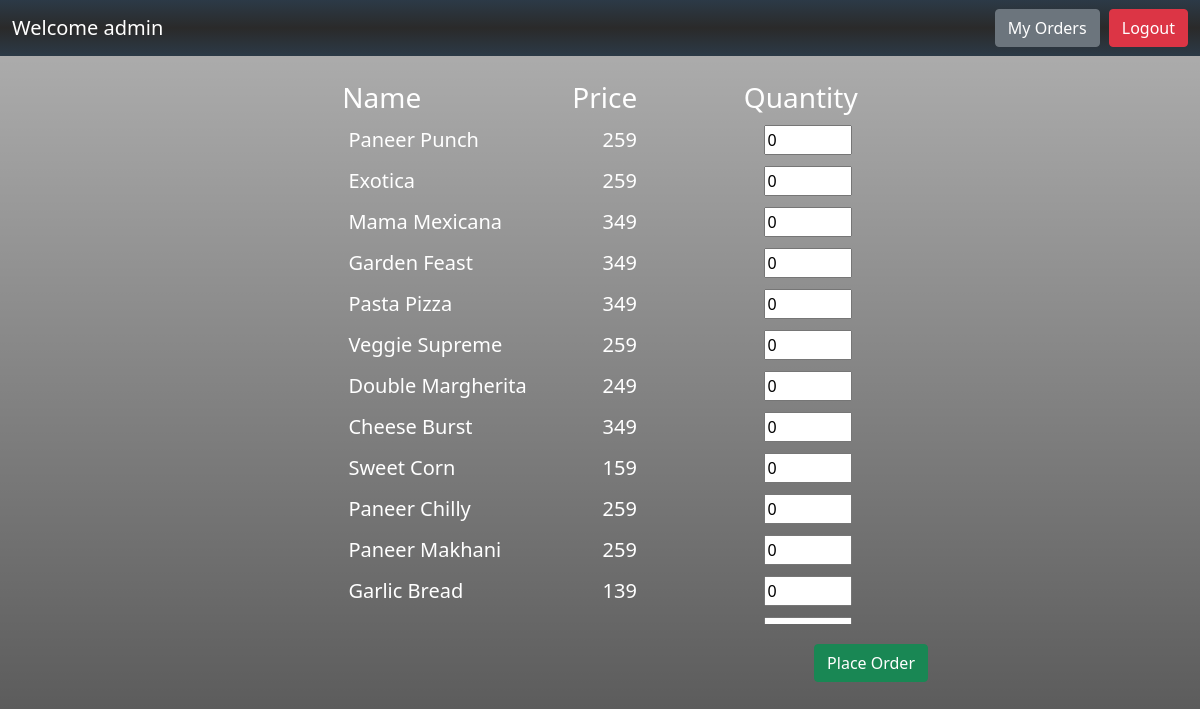
Page /customer/welcome/ (signed in) on the committed database.
### pizzaapp/models.py (models this page shows)
class PizzaModel(models.Model):
    name = models.CharField(max_length = 10)
    price = models.CharField(max_length = 10)

### pizzaapp/views.py (the view)
# urls.py: path('customer/welcome/', customerwelcomeview, name = 'customerhomepage'),
def customerwelcomeview(request):
    if not request.user.is_authenticated:
        return redirect('userloginpage')
    username = request.user.username
    context = {'username': username, 'pizzas': PizzaModel.objects.all()}
    return render(request,'pizzaapp/customerwelcome.html',context)

### templates/pizzaapp/customerwelcome.html (shortened to what this page needs)
{% extends 'base.html' %}
{% load static %}
{% block content %}
<nav class="navbar navbar-dark bg-dark" style="background-color: #2a2a2a;
    background-image: linear-gradient(to bottom, #2C3A47, #2a2a2a, #2C3A47);
    background-size: 100% 100%;
    background-repeat: no-repeat;
    height: 100%;">
    <div class="container-fluid">
        <a class="navbar-brand">Welcome {{username}} </a>
        <div>
            <a class="btn btn-secondary" href="/userorders/" style="margin-right: 5px;">My Orders</a>
            <a class="btn btn-danger" href="/userlogout/">Logout</a>
        </div>
    </div>
</nav>
<div class="container-fluid">
    <form method="POST" action="/placeorder/">
        <br>
        <table style="width: 44%; min-width: 500px; color: white; margin: auto;">
            <tr>
                <th style="width: 300px">
                    <h3>Name</h3>
                </th>
                <th  style="width: 200px">
                    <h3>Price</h3>
                </th>
                <th style="padding-left: 15px;">
                    <h3>Quantity</h3>
                </th>
            </tr>
            </table>
        <div class="container menu_table_customer" style="
            margin: auto;
            width: 45%; min-width: 500px; height: 500px;
            text-align: left;
            overflow: auto;
            ">
            <table style="width: 100%; color: white;">
                {% for pizza in pizzas %}
                <tr>
                    <td style="width: 300px">
                        <h5>{{pizza.name}}</h5>
                    </td>
                    <td style="text-align: left; width: 200px;">
                        <h5>{{pizza.price}}</h5>
                    </td>
                    <td style="text-align: center; padding-bottom: 10px; " ><input type="number" min="0" max="15" value="0" name={{pizza.id}}
                             name="quantity"></td>
                </tr>
                {% endfor %}
            </table>
        </div>
        <div class="container" style="
            margin: auto;
            width: 680px;
            text-align: left;
            ">
            <input type="submit" style="float: right; outline: none; margin-top: 20px;" class="btn btn-success" value="Place Order"
                name="">
        </div>
    </form>
</div>
{% endblock %}

### templates/pizzaapp/customerwelcome.html (style rules this page uses)
body { background-image: linear-gradient(rgba(0, 0, 0, 0.3), rgba(0, 0, 0, 0.9)), url(https://cdn.pixabay.com/photo/2020/03/25/21/05/pizza-4968645_1280.jpg); background-size: 100% 100%; position: relative; width: auto; background-repeat: no-repeat; }
html { margin: 0; padding: 0; height: 100%; width: 100%; }

### rows in the picture
PizzaModel: name "Paneer Punch", price "259"
PizzaModel: name "Exotica", price "259"
PizzaModel: name "Mama Mexicana", price "349"
PizzaModel: name "Garden Feast", price "349"
PizzaModel: name "Pasta Pizza", price "349"
PizzaModel: name "Veggie Supreme", price "259"
PizzaModel: name "Double Margherita", price "249"
PizzaModel: name "Cheese Burst", price "349"
PizzaModel: name "Sweet Corn", price "159"
PizzaModel: name "Paneer Chilly", price "259"
PizzaModel: name "Paneer Makhani", price "259"
PizzaModel: name "Garlic Bread", price "139"

### other values in the picture
{{ username }} "admin"
